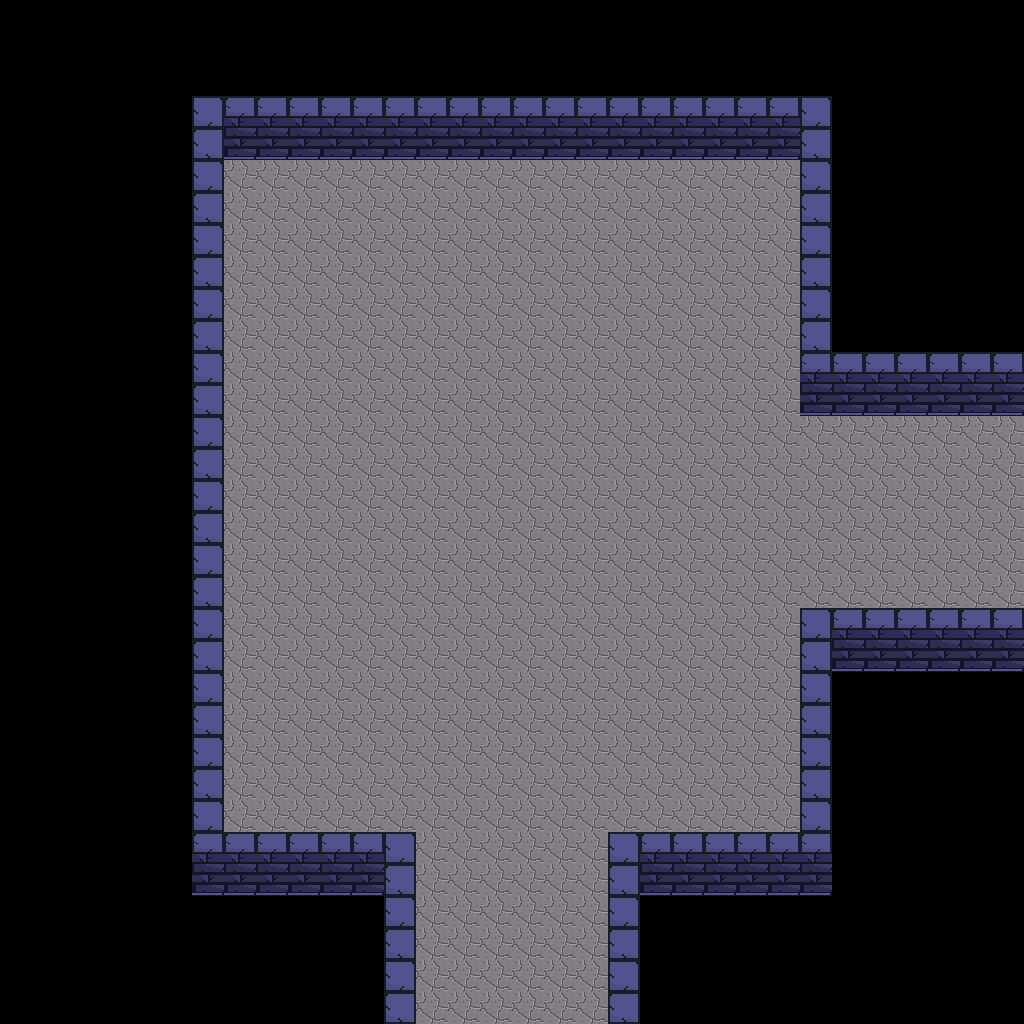

This game map was drawn from its Tiled (.tmx) file and the tilesets committed beside it. A one-line description and the full map source follow:
An orthogonal 32x32 tile map with 32x32 px tiles, 1 tile layer (Capa de patrones 1).

<map version="1.9" tiledversion="1.9.2" orientation="orthogonal" renderorder="right-down" width="32" height="32" tilewidth="32" tileheight="32" infinite="0" nextlayerid="2" nextobjectid="1">
 <tileset firstgid="1" name="Room" tilewidth="32" tileheight="32" tilecount="60" columns="10">
  <image source="Room.jpg" trans="000000" width="320" height="192" />
 </tileset>
 <layer id="1" name="Capa de patrones 1" width="32" height="32">
  <data encoding="csv">
0,0,0,0,0,0,0,0,0,0,0,0,0,0,0,0,0,0,0,0,0,0,0,0,0,0,0,0,0,0,0,0,
0,0,0,0,0,0,0,0,0,0,0,0,0,0,0,0,0,0,0,0,0,0,0,0,0,0,0,0,0,0,0,0,
0,0,0,0,0,0,0,0,0,0,0,0,0,0,0,0,0,0,0,0,0,0,0,0,0,0,0,0,0,0,0,0,
0,0,0,0,0,0,1,3,4,2,3,4,2,3,4,2,3,4,2,3,4,2,3,4,2,1,0,0,0,0,0,0,
0,0,0,0,0,0,11,13,14,12,13,14,12,13,14,12,13,14,12,13,14,12,13,14,12,11,0,0,0,0,0,0,
0,0,0,0,0,0,1,22,22,22,22,22,22,22,22,22,22,22,22,22,22,22,22,22,22,1,0,0,0,0,0,0,
0,0,0,0,0,0,11,22,22,22,22,22,22,22,22,22,22,22,22,22,22,22,22,22,22,11,0,0,0,0,0,0,
0,0,0,0,0,0,1,22,22,22,22,22,22,22,22,22,22,22,22,22,22,22,22,22,22,21,0,0,0,0,0,0,
0,0,0,0,0,0,11,22,22,22,22,22,22,22,22,22,22,22,22,22,22,22,22,22,22,31,0,0,0,0,0,0,
0,0,0,0,0,0,1,22,22,22,22,22,22,22,22,22,22,22,22,22,22,22,22,22,22,1,0,0,0,0,0,0,
0,0,0,0,0,0,11,22,22,22,22,22,22,22,22,22,22,22,22,22,22,22,22,22,22,11,0,0,0,0,0,0,
0,0,0,0,0,0,1,22,22,22,22,22,22,22,22,22,22,22,22,22,22,22,22,22,22,41,2,3,2,3,4,2,
0,0,0,0,0,0,11,22,22,22,22,22,22,22,22,22,22,22,22,22,22,22,22,22,22,51,12,13,12,13,14,12,
0,0,0,0,0,0,1,22,22,22,22,22,22,22,22,22,22,22,22,22,22,22,22,22,22,22,22,22,22,22,22,22,
0,0,0,0,0,0,11,22,22,22,22,22,22,22,22,22,22,22,22,22,22,22,22,22,22,22,22,22,22,22,22,22,
0,0,0,0,0,0,1,22,22,22,22,22,22,22,22,22,22,22,22,22,22,22,22,22,22,22,22,22,22,22,22,22,
0,0,0,0,0,0,11,22,22,22,22,22,22,22,22,22,22,22,22,22,22,22,22,22,22,22,22,22,22,22,22,22,
0,0,0,0,0,0,1,22,22,22,22,22,22,22,22,22,22,22,22,22,22,22,22,22,22,22,22,22,22,22,22,22,
0,0,0,0,0,0,11,22,22,22,22,22,22,22,22,22,22,22,22,22,22,22,22,22,22,22,22,22,22,22,22,22,
0,0,0,0,0,0,1,22,22,22,22,22,22,22,22,22,22,22,22,22,22,22,22,22,22,1,2,3,4,4,4,4,
0,0,0,0,0,0,11,22,22,22,22,22,22,22,22,22,22,22,22,22,22,22,22,22,22,11,12,13,14,14,14,14,
0,0,0,0,0,0,1,22,22,22,22,22,22,22,22,22,22,22,22,22,22,22,22,22,22,21,0,0,0,0,0,0,
0,0,0,0,0,0,11,22,22,22,22,22,22,22,22,22,22,22,22,22,22,22,22,22,22,31,0,0,0,0,0,0,
0,0,0,0,0,0,1,22,22,22,22,22,22,22,22,22,22,22,22,22,22,22,22,22,22,1,0,0,0,0,0,0,
0,0,0,0,0,0,11,22,22,22,22,22,22,22,22,22,22,22,22,22,22,22,22,22,22,11,0,0,0,0,0,0,
0,0,0,0,0,0,1,22,22,22,22,22,22,22,22,22,22,22,22,22,22,22,22,22,22,21,0,0,0,0,0,0,
0,0,0,0,0,0,2,3,2,3,2,3,1,22,22,22,22,22,22,1,2,3,2,3,2,3,0,0,0,0,0,0,
0,0,0,0,0,0,12,13,12,13,12,13,11,22,22,22,22,22,22,11,12,13,12,13,12,13,0,0,0,0,0,0,
0,0,0,0,0,0,0,0,0,0,0,0,1,22,22,22,22,22,22,1,0,0,0,0,0,0,0,0,0,0,0,0,
0,0,0,0,0,0,0,0,0,0,0,0,11,22,22,22,22,22,22,11,0,0,0,0,0,0,0,0,0,0,0,0,
0,0,0,0,0,0,0,0,0,0,0,0,21,22,22,22,22,22,22,21,0,0,0,0,0,0,0,0,0,0,0,0,
0,0,0,0,0,0,0,0,0,0,0,0,31,22,22,22,22,22,22,31,0,0,0,0,0,0,0,0,0,0,0,0
</data>
 </layer>
</map>
